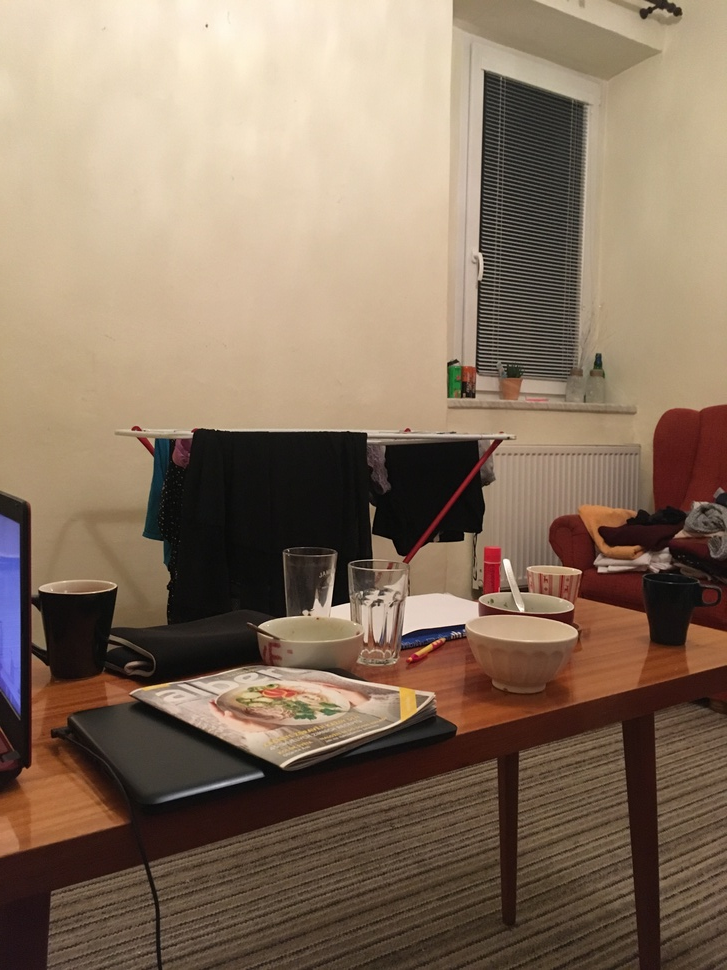
#> input picture 2_semestr/MUL/Proj1/images/diffrent.jpg, 727 x 970 px, shrunk from 3024 x 4032 before the run
$ python du02.py --image ../../../2_semestr/MUL/Proj1/images/diffrent.jpg
#> lines starting #> are read from the running program, lines starting #| are printed output that depends on the picture
# coding: utf-8
from __future__ import print_function

import numpy as np
import cv2

def parseArguments():
    import argparse
    parser = argparse.ArgumentParser(
        epilog='Grab cut demonstration. ' +
        'Manually crop rectangle by mouse drag. ' +
        'An interactive Grab cut segmentation session is run on the selected crop. ' +
        'Label foreground and background pixels as needed with mouse. ' +
        'Use "f" and "b" keys to switch to foreground respective background annotation. ' +
        'Use "space" to update the segmentation. Exit by pressing Escape key.')
    parser.add_argument('-i', '--image', required=True,
                        help='Image file name.')
    args = parser.parse_args()
    return args


class rectangleCropCallback(object):
    def __init__(self):
        self.firstPoint = None
        self.secondPoint = None
        self.cropping_now = False
        self.finished_cropping = False

    def mouseCallback(self, event, x, y, flags, param):
        # If the left mouse button is clicked, record the starting
        # (x, y) coordinates and indicate that cropping is being
        # performed.
        if event == cv2.EVENT_LBUTTONDOWN:
            self.firstPoint = self.secondPoint =(int(x), int(y))
            self.cropping_now = True

        # If cropping, update rectangle.
        elif event == cv2.EVENT_MOUSEMOVE:
            if self.cropping_now == True:
                self.secondPoint = (int(x), int(y))

        # Finish cropping when left mouse button is released.
        elif event == cv2.EVENT_LBUTTONUP:
            if self.cropping_now == True:
                self.secondPoint = (int(x), int(y))
                self.cropping_now = False
                self.finished_cropping = True


class grabCutCallback(object):
    def __init__(self, image):
        self.img = image
        # Create inital foreground/background mask.
        # Lets say that all pixels probably contain background.
        # Grab cut starts from this mask and outputs results here as well.
        self.mask = np.full(
            shape=image.shape[:2], fill_value=cv2.GC_PR_BGD, dtype=np.uint8)
        self.annotating_foreground = True
        self.drawing_active = False

    def draw(self):
        img = self.img.copy()
        # Mark foreground in the image.
        img[:, :, 1][self.mask == cv2.GC_FGD] = 0
        img[:, :, 1][self.mask == cv2.GC_PR_FGD] = img[:, :, 1][self.mask == cv2.GC_PR_FGD] / 2
        # Mark background in the image.
        img[:, :, 2][self.mask == cv2.GC_BGD] = 0
        img[:, :, 2][self.mask == cv2.GC_PR_BGD] = img[:, :, 2][self.mask == cv2.GC_PR_BGD] / 2
        return img

    def mouseCallback(self, event, x, y, flags, param):
        # Start drawing into mask on mouse button press.
        if event == cv2.EVENT_LBUTTONDOWN:
            self.drawing_active = True
            if self.annotating_foreground:
                self.mask[int(y), int(x)] = cv2.GC_FGD
            else:
                self.mask[int(y), int(x)] = cv2.GC_BGD

        # Draw mask pixels on mouse move.
        elif event == cv2.EVENT_MOUSEMOVE:
            if self.drawing_active:
                if self.annotating_foreground:
                    self.mask[int(y), int(x)] = cv2.GC_FGD
                else:
                    self.mask[int(y), int(x)] = cv2.GC_BGD

        # Stop drawing annotation on button release.
        elif event == cv2.EVENT_LBUTTONUP:
            self.drawing_active = False


def main():
    args = parseArguments()

    # Will be using two windows.
    # One for cropping. One for segmentation.
    cv2.namedWindow('image')
    cv2.namedWindow('segmentation', cv2.WINDOW_NORMAL)

    inputImage = cv2.imread(args.image)
#> inputImage is the input picture: shape (970, 727, 3); mean B, G, R 96.2, 115.4, 135.9

    # Init callback for cropping.
    cropCB = rectangleCropCallback()
    # Assign the callback to 'image' window.
    # In python cropCB.mouseCallback is a bound function
    # - it rememberes the cropCB object and can be passed as anny other object.
    cv2.setMouseCallback('image', cropCB.mouseCallback)
    segmentCB = grabCutCallback(inputImage)

    while(True):
        # Create image copy as we will draw inside it.
        tmpImg = inputImage.copy()

        # If cropping in progress, draw the region.
        if cropCB.cropping_now:
            # Draw rectangle between cropCB.firstPoint and cropCB.secondPoint.
            # Use color (255, 0, 0). You can use cv2.rectangle().
            # Draw into tmpImg.
            tmpImg = cv2.rectangle(tmpImg, cropCB.firstPoint, cropCB.secondPoint, (255, 0, 0), cv2.FILLED)

        # Start segmentation when cropping done.
        if cropCB.finished_cropping:
            cropCB.finished_cropping = False

            # Get rectangular crop.
            x1 = min(cropCB.firstPoint[0], cropCB.secondPoint[0])
            y1 = min(cropCB.firstPoint[1], cropCB.secondPoint[1])
            width = abs(cropCB.secondPoint[0] - cropCB.firstPoint[0])
            height = abs(cropCB.secondPoint[1] - cropCB.firstPoint[1])
            crop = inputImage[y1:y1 + height, x1:x1 + width, :]

            segmentCB = grabCutCallback(crop)
            # Assign the callback to 'segmentation' window.
            cv2.setMouseCallback('segmentation', segmentCB.mouseCallback)


        # Draw current segmentation.
        if segmentCB:
            cv2.imshow('segmentation', segmentCB.draw())
#> in draw, `img[:, :, 2][self.mask == cv2.GC_PR_BGD] = img[:, :, 2][self.mask == c..`:
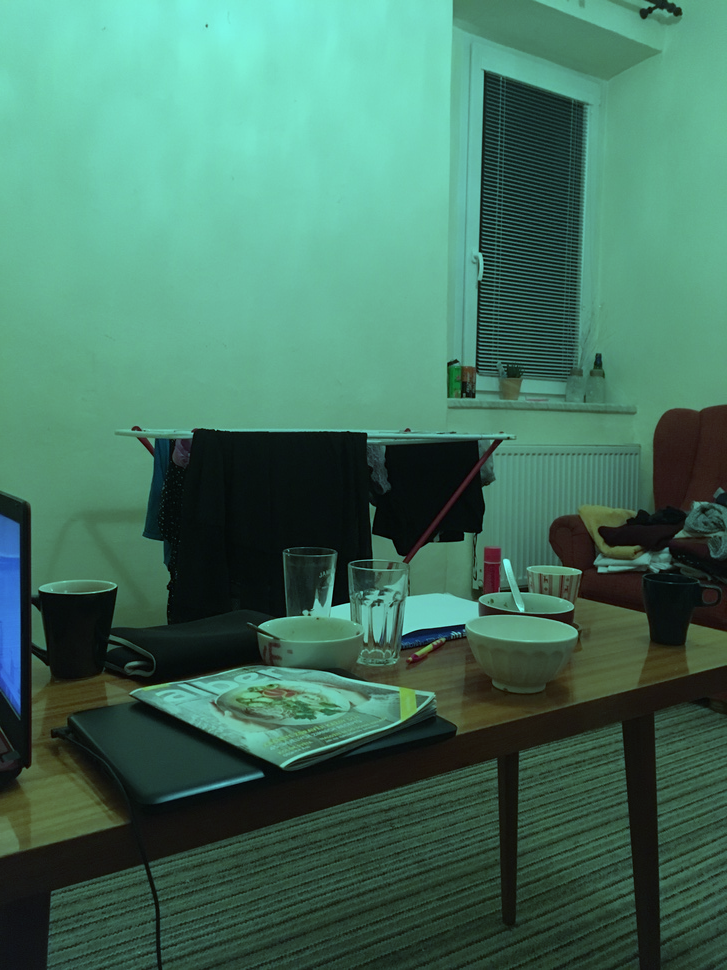
#> img: shape (970, 727, 3); mean B, G, R 96.2, 115.4, 67.7

        cv2.imshow('image', tmpImg)

        key = cv2.waitKey(20) & 0xFF
#> (key Esc is pressed here)
        if key == 27:
            break
        elif key == ord('f') and segmentCB:
            segmentCB.annotating_foreground = True
        elif key == ord('b') and segmentCB:
            segmentCB.annotating_foreground = False
        elif key == ord(' ') and segmentCB:
            bgdModel = np.zeros((1, 65), np.float64)
            fgdModel = np.zeros((1, 65), np.float64)
            # Run cv2.grabCut() on segmentCB.img and segmentCB.mask.
            # Init with the current mask. Run 2 iterations.
            temp = segmentCB.img.copy()
            segmentCB.mask, bgdModel, fgdModel = cv2.grabCut(temp, segmentCB.mask,
                            rect=(cropCB.firstPoint[0],cropCB.firstPoint[1],cropCB.secondPoint[0], cropCB.secondPoint[1]),
                                                   bgdModel=bgdModel, fgdModel=fgdModel, iterCount=5)


    if segmentCB:
        # Create binary mask where True/1 is assingled to cv2.GC_FGD and cv2.GC_PR_FGD.
        # cv2.cv2.GC_PR_BGD and cv2.GC_BGD are assigned False/0.
        # The source mask is in segmentCB.mask.
        mask = np.zeros(segmentCB.mask.shape)
        for i, item in enumerate(segmentCB.mask):
            for e, _ in enumerate(item):
                if segmentCB.mask[i][e] == cv2.GC_FGD or segmentCB.mask[i][e] == cv2.GC_PR_FGD:
                    mask[i][e] = 1
                elif segmentCB.mask[i][e] == cv2.GC_PR_BGD or segmentCB.mask[i][e] == cv2.GC_BGD:
                    mask[i][e] = 0
#> mask: shape (970, 727) float64; every value is 0

        # Adding some random foreground noise to mask.
        positions0 = np.random.random_integers(mask.shape[0] - 1, size=100)
        positions1 = np.random.random_integers(
            mask.shape[1] - 1, size=positions0.size)
        mask[positions0, positions1] = 1
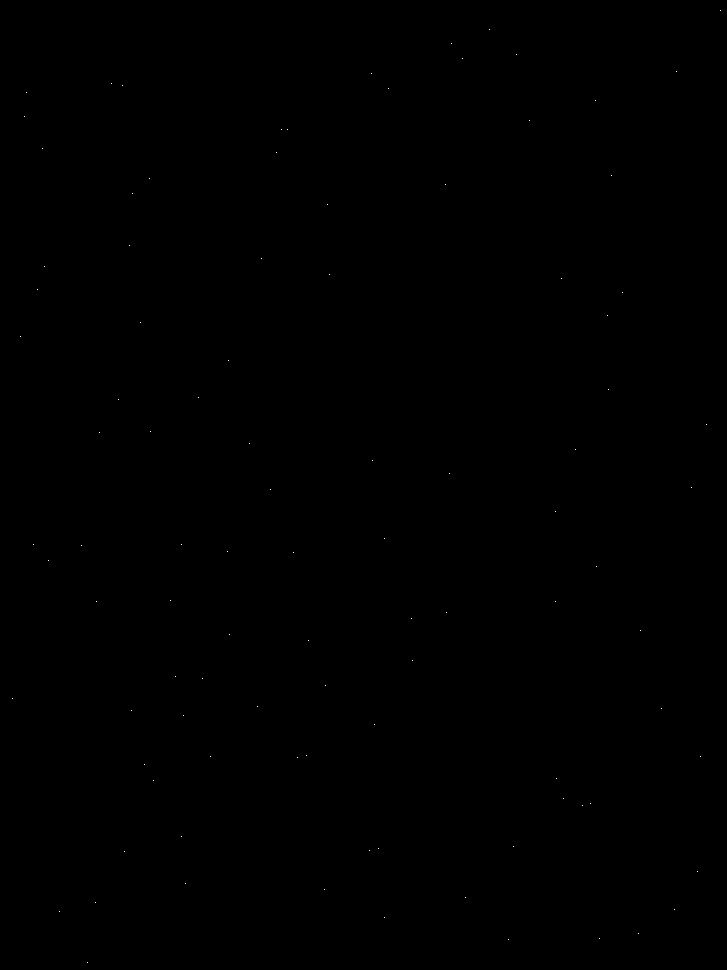
#> mask: shape (970, 727) float64; values 0 (black) and 1 (white), 0.01% white in thin lines or dots

        # Adding some random background noise to mask.
        positions0 = np.random.random_integers(mask.shape[0] - 1, size=100)
        positions1 = np.random.random_integers(
            mask.shape[1] - 1, size=positions0.size)
        mask[positions0, positions1] = 0

        mask = np.uint8(mask)
        cv2.imshow('noisy mask', mask * 255)

        # Remove lonely foreground pixels. Use morfological operation open -
        # erosion followed by dilatation. Use 'kernel'.
        kernel = np.ones((3, 3), dtype=np.uint8)
        mask = cv2.erode(mask, kernel, iterations=1)
#> mask: shape (970, 727); every value is 0
        mask = cv2.dilate(mask, kernel, iterations=1)

        # Remove small holes in foregound. Use morfological operation close -
        # dilatation followed by erosion. Use 'kernel'.
        mask = cv2.dilate(mask, kernel, iterations=1)
        mask = cv2.erode(mask, kernel, iterations=1)
        cv2.imshow('repaired mask', np.uint8(mask) * 255)

        # Mask foreground pixels. Set background to 0.
        # Use 'mask' and segmentCB.img
        maskedForeground = np.zeros((segmentCB.img.shape))
        for i, item in enumerate(maskedForeground):
            for e, _ in enumerate(item):
                if mask[i][e] == 1:
                    maskedForeground[i][e][0] = segmentCB.img[i][e][0]/255
                    maskedForeground[i][e][1] = segmentCB.img[i][e][1]/255
                    maskedForeground[i][e][2] = segmentCB.img[i][e][2]/255
#> maskedForeground: shape (970, 727, 3) float64; every value is 0

        cv2.imshow('masked foreground', maskedForeground)

        # Distance transform - highlight pixels 20px distant from foreground
        distances = cv2.distanceTransform(1-mask, cv2.DIST_L2, 3)
#> distances: shape (970, 727) float32; every value is 3.4e+38

        distances = np.uint32(distances) == 20
        cv2.imshow('distance 20', np.uint8(distances) * 255)
        cv2.waitKey()

        # Compute vertical and horizontal projection of the foreground.
        # Sum mask pixel in horizontal lines respective vertical columns.
        # Use matplotlib.pyplot to plot the projection graphs.
        # Use subplot() to put both graphs into a single window.
        import matplotlib.pyplot as plt
        horizontal = np.zeros((mask.shape[0]))
#> horizontal = 970 values from 0 to 0
        vertical = np.zeros((mask.shape[1]))
#> vertical = 727 values from 0 to 0
        for i, item in enumerate(mask):
            for e, _ in enumerate(item):
                if mask[i][e] == 1:
                    vertical[e] += 1
                    horizontal[i] += 1

        vertical_x = np.arange(vertical.shape[0])
#> vertical_x = 727 values from 0 to 726
        horizontal_x = np.arange(horizontal.shape[0])
#> horizontal_x = 970 values from 0 to 969
        money = vertical
#> money = 727 values from 0 to 0

        fig, ax = plt.subplots(nrows=1, ncols=2, figsize=(5, 3))
        ax[0].bar(vertical_x, vertical)
        ax[1].bar(horizontal_x, horizontal)

        plt.show()
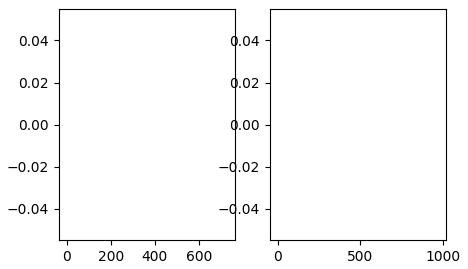
#> figure drawn by matplotlib, 2 panels

    cv2.destroyAllWindows()


if __name__ == "__main__":
    main()
